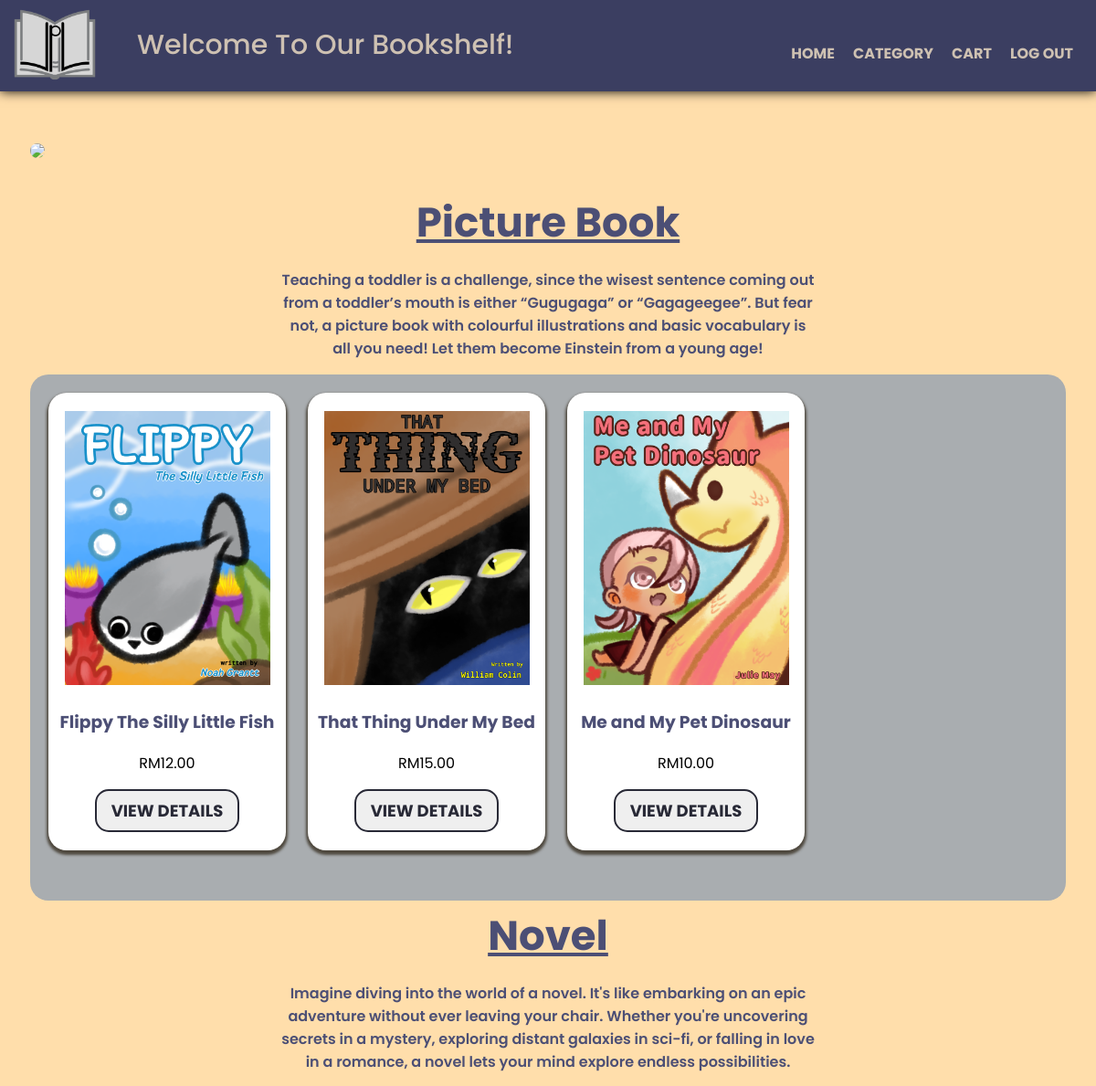
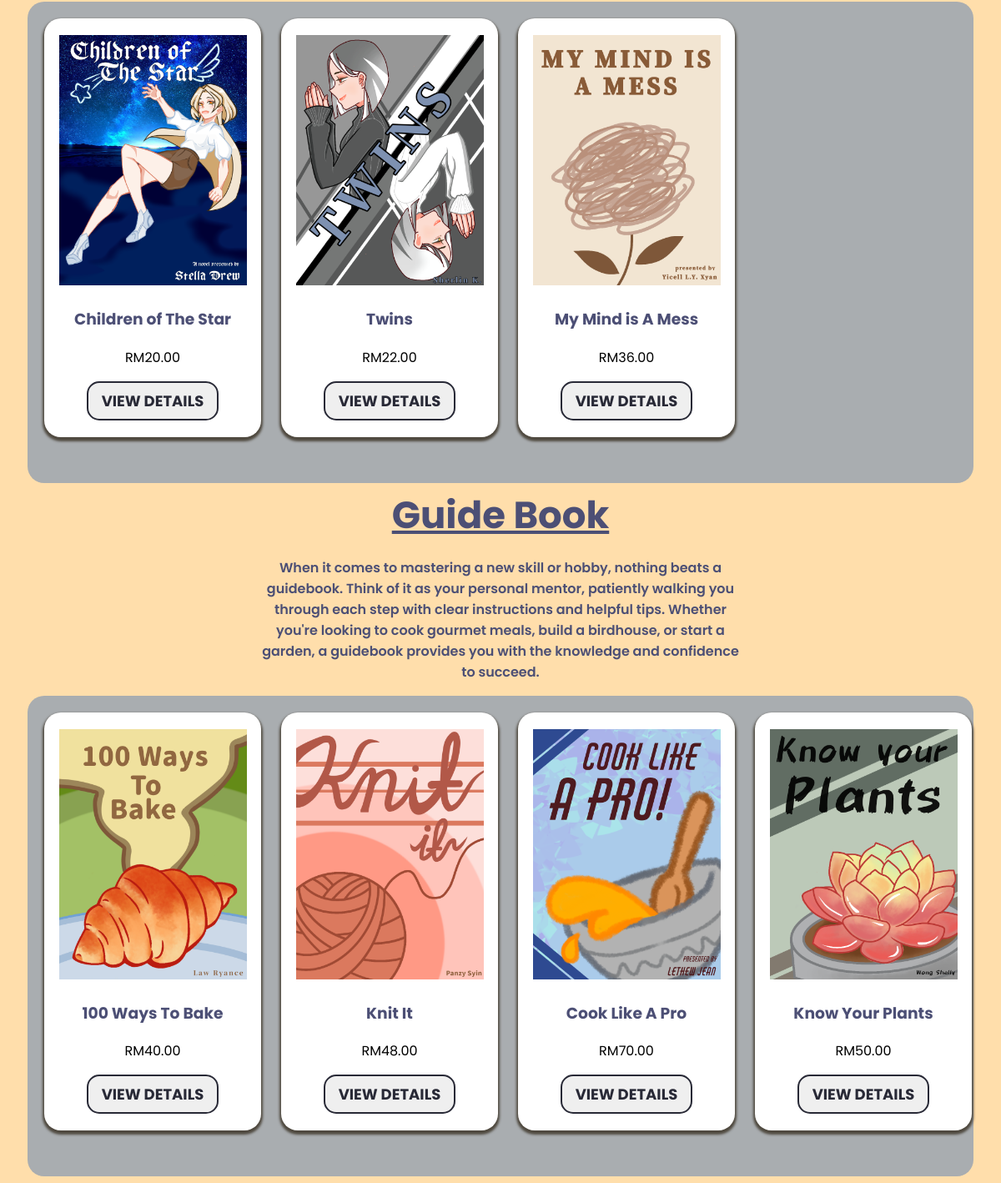
The app's page /User/Menu/Books/Display/BookDisplay.php with its own data (2 pictures, top to bottom).
### tables this page shows
CREATE TABLE `book_category` (
  `CategoryID` int(5) NOT NULL,
  `CategoryName` varchar(255) NOT NULL,
  `Total_book` int(11) NOT NULL,
  `AddedDate` date DEFAULT NULL,
  `Category_Description` mediumtext DEFAULT NULL
);

CREATE TABLE `booklist` (
  `BookID` int(4) NOT NULL,
  `Book_Name` varchar(255) DEFAULT NULL,
  `Price` decimal(5,2) NOT NULL,
  `Author` varchar(255) DEFAULT NULL,
  `Publisher` varchar(255) DEFAULT NULL,
  `Synopsis` varchar(255) DEFAULT NULL,
  `BookIMG` varchar(255) NOT NULL,
  `Category` varchar(255) DEFAULT 'BookType'
);

### User/Menu/Books/Display/BookDisplay.php (the view, shortened to what this page needs)
<?php
$serverName = "localhost";
$userName = "root";
$password = "";
$dbName = "dwp_project";
$connect = mysqli_connect($serverName, $userName, $password, $dbName);
?>
<!DOCTYPE html>
<html lang="en">
<head>
    <link href='https://unpkg.com/boxicons@2.1.4/css/boxicons.min.css' rel='stylesheet'>
    <link rel='stylesheet' href='BookDisplay.css'>
</head>
<body>
<header>
    <img src="logo.png" >
    <h1>Welcome To Our Bookshelf!</h1>
    <ul>
        <li><a href="../../../Main Page/Main_Page/index.php">HOME</a></li>
        <li>
            <div class="dropdown">
                <span>CATEGORY</span>
            </div>
        </li>
        <li><a href="../../../Cart/Cart.php">CART</a></li>
        <li><a href="../../../Landing_Page/Landing.php">LOG OUT</a></li>
    </ul>
</header>
<p><br><br><br><br></p>
<section class="slogan">
    <img src="bookshelf.png">
</section>
<?php
    $sql_categories = "SELECT * FROM book_category";
    $result_categories = mysqli_query($connect, $sql_categories);
    if ($result_categories && mysqli_num_rows($result_categories) > 0) {
        while ($category = mysqli_fetch_assoc($result_categories)) {
            echo '<h3 id="' . $category["CategoryName"] . '" class="desc_h3">' . $category["CategoryName"] . '</h3>';
            echo '<p class="desc_p">' . $category["Category_Description"] . '</p>';
            $sql_books = "SELECT * FROM booklist WHERE Category='" . $category["CategoryName"] . "'";
            $result_books = mysqli_query($connect, $sql_books);
            if ($result_books && mysqli_num_rows($result_books) > 0) {
                echo '<section class="book">';
                echo '<div class="picturebook">';
                while ($book = mysqli_fetch_assoc($result_books)) {
                    $bookIMGPath = "../../../../images/". $book["BookIMG"];
                    echo '<div>';
                    echo '<img src=" '. $bookIMGPath . '" alt="' . $book["Book_Name"] . '">';
                    echo '<h3>' . $book["Book_Name"] . '</h3>';
                    echo '<p>RM' . $book["Price"] . '</p>';
                    echo '<a class="view" href="../BookDetail/BookDetail.php?id=' . $book["BookID"] . '"><button class="button type1"><span class="cart-txt">View Details</span></button></a>';
                    echo '</div>';
                }
                echo '</div>';
                echo '</section>';
            } else {
                echo "<p>No books found in this category.</p>";
            }
        }
    } else {
        echo "<p>No categories found.</p>";
    }
    ?>
    </body>
    </html>

### User/Menu/Books/Display/BookDisplay.css (style rules this page uses)
* { font-family: "Poppins"; }
body { background-color: #ffdeab; }
header { z-index: 2; color: #cec1b2; background-color: #3b3e61; box-shadow: 0px 0px 12px 0px #000000; position: fixed; top: 0; left: 0; height: 100px; width: 100%; }
header img { height: 100px; margin-left: 10px; margin-top: 5px; }
h1 { position: absolute; color: #cec1b2; font-size: 30px; font-weight: 500; transform: translateY(-105px); left: 150px; }
header ul { color: #cec1b2; font-weight: bold; position: absolute; top: 0; right: 15px; line-height: 85px; display: flex; justify-content: flex-end; padding-right: 30px; list-style: none; padding: 0; }
header li { display: inline; margin: 0 10px; }
header a { color: #cec1b2; text-decoration: none; }
.slogan img { margin: 25px; align-items: center; border-radius: 20px; }
.book { text-align: center; display: block; flex-wrap: nowrap; display: grid; grid-template-rows: 1fr 50px; margin-left: 25px; }
.picturebook, .novel, .guidebook { display: flex; align-self: auto; display: grid; gap: 4em; grid-template-columns: repeat(auto-fit, 220px); }
.book { background-color: #a9adb0; border-radius: 20px; margin-right: 25px; padding-bottom: 5px; padding-top: 20px; }
.picturebook div, .novel div, .guidebook div { padding-top: 20px; padding-bottom: 20px; border-radius: 20px; background-color: white; box-shadow: #4F493F 0px 3px 3px 2px; margin-left: 20px; width: 260px; transition: 0.5s ease-in-out; }
.book img { height: 300px; }
.book h3 { color: #4c4f75; }
.desc_h3 { margin-top: 5px; margin-bottom: 5px; font-size: 45px; color: #4c4f75; text-decoration: underline; font-weight: bold; text-align: center; }
.desc_p { font-weight: 600; margin-left: 300px; margin-right: 300px; color: #4c4f75; text-align: center; }
.dropdown { font-weight: bold; color: #cec1b2; position: relative; display: inline-block; }
.button { font-family: 'Montserrat', sans-serif; font-weight: 700; font-size: 18px; padding: 8px 16px; cursor: pointer; display: inline-block; text-transform: uppercase; outline: none; border-radius: 15px; transition: all 0.3s ease; position: relative; overflow: hidden; z-index: 1; color: #282936; border: 2px solid #282936; }
.button:after { content: ""; position: absolute; left: 50%; transform: translateX(-50%) scaleY(1) scaleX(1.25); top: 100%; width: 140%; height: 180%; background-color: #282936; border-radius: 50%; display: block; transition: all 0.3s ease; z-index: -1; }
.button .cart-txt { position: relative; color: #282936; transition: all 0.3s ease; z-index: 1; }

### records on screen
book_category: CategoryName "Picture Book", Category_Description "Teaching a toddler is a challenge, since the wisest sentence coming out from a toddler’s mouth is either “Gugugaga” or “Gagageegee”. But fear not, a picture book with colourful illustrations and basic vocabulary is all you need! Let them become Einstein from a young age!"
booklist: BookIMG+Book_Name (picture), Book_Name "Flippy The Silly Little Fish", Price "12.00"
booklist: BookIMG+Book_Name (picture), Book_Name "That Thing Under My Bed", Price "15.00"
booklist: BookIMG+Book_Name (picture), Book_Name "Me and My Pet Dinosaur", Price "10.00"
book_category: CategoryName "Novel", Category_Description "Imagine diving into the world of a novel. It's like embarking on an epic adventure without ever leaving your chair. Whether you're uncovering secrets in a mystery, exploring distant galaxies in sci-fi, or falling in love in a romance, a novel lets your mind explore endless possibilities."
booklist: BookIMG+Book_Name (picture), Book_Name "Children of The Star", Price "20.00"
booklist: BookIMG+Book_Name (picture), Book_Name "Twins", Price "22.00"
booklist: BookIMG+Book_Name (picture), Book_Name "My Mind is A Mess", Price "36.00"
book_category: CategoryName "Guide Book", Category_Description "When it comes to mastering a new skill or hobby, nothing beats a guidebook. Think of it as your personal mentor, patiently walking you through each step with clear instructions and helpful tips. Whether you're looking to cook gourmet meals, build a birdhouse, or start a garden, a guidebook provides you with the knowledge and confidence to succeed."
booklist: BookIMG+Book_Name (picture), Book_Name "100 Ways To Bake", Price "40.00"
booklist: BookIMG+Book_Name (picture), Book_Name "Knit It", Price "48.00"
booklist: BookIMG+Book_Name (picture), Book_Name "Cook Like A Pro", Price "70.00"
booklist: BookIMG+Book_Name (picture), Book_Name "Know Your Plants", Price "50.00"
